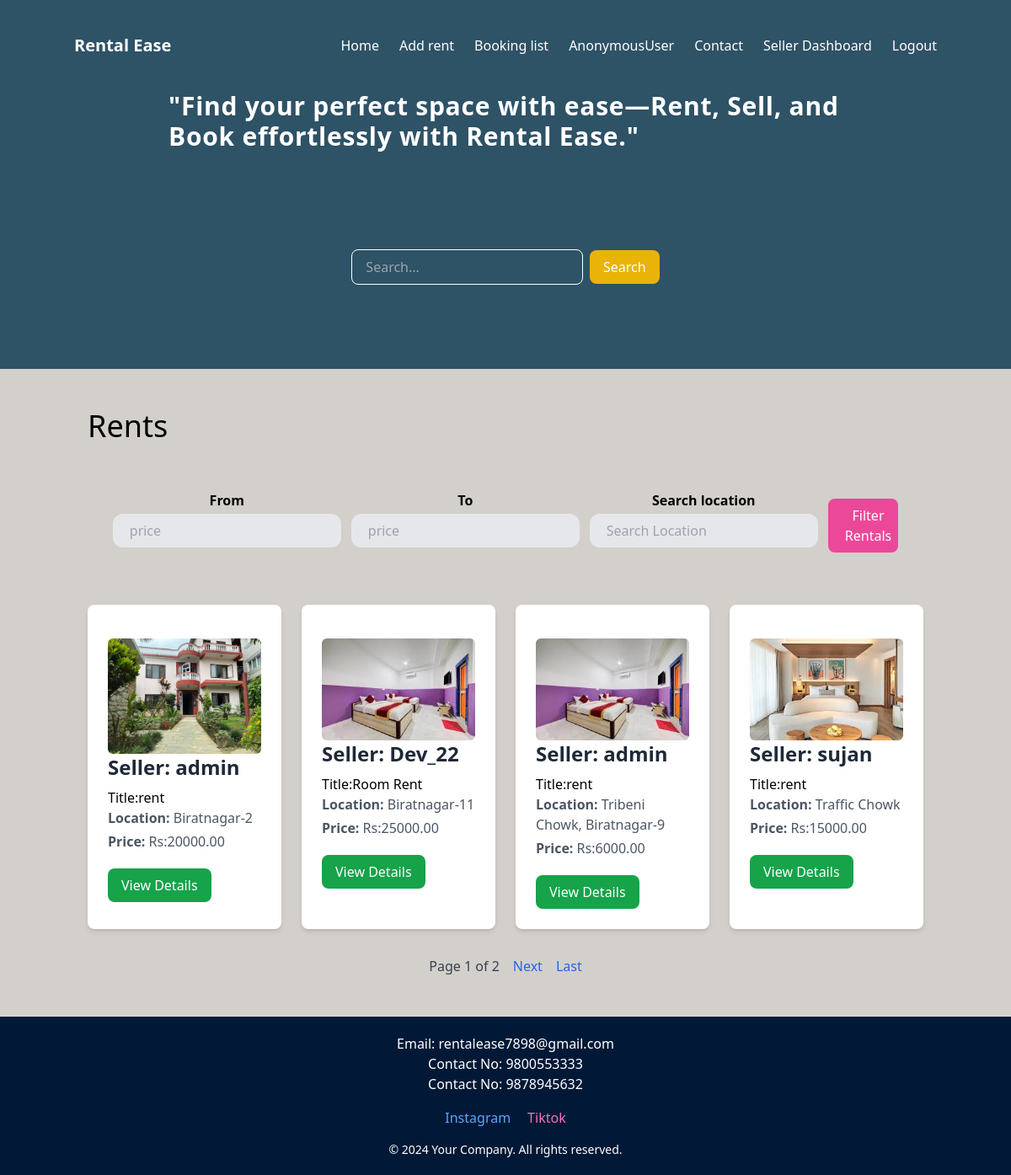
The page / on the database its author committed.
### app/models.py (models this page shows, shortened)
class Property(models.Model):
    seller = models.ForeignKey(User, on_delete=models.CASCADE, related_name='properties',default=True)
    title = models.CharField(max_length=255)
    description = models.TextField()
    price = models.DecimalField(max_digits=10, decimal_places=2)
    location = models.CharField(max_length=255)
    approval_status = models.CharField(
        max_length=10,
        choices=[('approved', 'Approved'), ('rejected', 'Rejected'), ('pending', 'Pending')],
        default='pending'
    )
    is_available = models.BooleanField(default=True)
    is_booked = models.BooleanField(default=False)
    image = models.ImageField(upload_to='property_images/', blank=True, null=True)
    slug = models.SlugField(unique=True, blank=True)  # Unique slug for the property

### app/views.py (the view)
# urls.py: path('',home_page,name='home'),
def home_page(request):
    property=Property.objects.all()
    search=request.GET.get('search')
    if search:
        property=property.filter(title__icontains=search)
    from_ = request.GET.get('from')
    to_ = request.GET.get('to')
    location = request.GET.get('location')
    if from_ and to_:
        property = property.filter(price__gte=from_, price__lt=to_)
    elif from_:
        property = property.filter(price__gte=from_)
    elif to_:
        property = property.filter(price__lt=to_)
    if location:
        property = property.filter(location__icontains=location)
    paginator = Paginator(property, 4)  # Show 4 properties per page
    page_number = request.GET.get('page')  # Get the page number from URL
    page_obj = paginator.get_page(page_number)  # Get the corresponding page object
    context={
        'property':property,
        'page_obj':page_obj
    }
    return render(request,'home.html',context)

### app/templates/home.html (shortened to what this page needs)
{% extends 'navbar_footer.html' %} {% block content %}
<body class="bg-[#D3D0CBFF] font-sans">
  <div class="bg-[#2E5266FF]">
    <div class="text-white text-3xl tracking-wide font-semibold mx-[200px]">
      "Find your perfect space with ease—Rent, Sell, and Book effortlessly with
      Rental Ease."
    </div>
    <!-- {% load static %}
    <img src="{% static 'images/cat.jpeg' %}" alt="My image" /> -->
    <form method="search">
      <div
        class="container mx-auto mt-4 flex justify-center items-center space-x-2 bg-[#2E5266FF] p-[100px]"
      >
        <input
          type="text"
          placeholder="Search..."
          name="search"
          class="px-4 py-2 rounded-lg border bg-[#2E5266FF] border-white w-3/4 sm:w-1/2 md:w-1/3"
        />
        <button
          type="submit"
          class="px-4 py-2 bg-yellow-500 text-white rounded-lg hover:bg-yellow-600"
        >
          Search
        </button>
      </div>
    </form>
  </div>
  <div class="container mx-auto px-4 py-12">
    <h1 class="text-4xl">Rents</h1>
    <div class="container w-full h-auto mb-3 p-[50px]">
      <form
        id="filterForm"
        action="/"
        class="flex sm:flex-row flex-col justify-center gap-3 items-center"
        method="get"
      >
        <div class="flex gap-1 flex-col items-center">
          <label for="startdate" class="font-bold">From</label>
          <input
            type="Number"
            id="from"
            placeholder="price"
            class="p-2 px-5 bg-gray-200 border-1 rounded-xl border-gray-300"
            name="from"
            value="{{ request.GET.from }}"
          />
        </div>
        <div class="flex gap-1 flex-col items-center">
          <label for="enddate" class="font-bold">To</label>
          <input
            type="number"
            id="enddate"
            placeholder="price"
            class="p-2 px-5 bg-gray-200 border-1 rounded-xl border-gray-300"
            name="to"
            value="{{ request.GET.to }}"
          />
        </div>
        <div class="flex gap-1 flex-col items-center">
          <label for="searchUser" class="font-bold">Search location</label>
          <input
            type="text"
            id="searchUser"
            placeholder="Search Location"
            class="p-2 px-5 bg-gray-200 border-1 rounded-xl border-gray-300"
            name="location"
            value="{{ request.GET.locations }}"
          />
        </div>
        <button
          class="bg-pink-500 mt-4 p-2 pl-5 rounded-lg hover:bg-indigo-700 text-white"
        >
          Filter Rentals
        </button>
      </form>
    </div>
    <div class="grid gap-6 md:grid-cols-2 lg:grid-cols-4">
      {% if page_obj.object_list %} {% for item in page_obj.object_list %}
      <div
        class="bg-white rounded-lg shadow-md p-6 transform hover:scale-105 transition duration-300"
      >
        {% if item.image %}
        <img
          src="{{ item.image.url }}"
          alt="{{ item.title }}"
          class="mt-4 rounded-md max-w-full max-h-30 object-contain"
        />
        {% endif %}
        <h2 class="text-2xl font-semibold text-gray-800 mb-2">
          Seller: {{ item.seller }}
        </h2>
        <p
          >Title:{{ item.title }}</p
        >
        <p class="text-gray-600 mb-1">
          <strong>Location:</strong> {{ item.location }}
        </p>
        <p class="text-gray-600 mb-1">
          <strong>Price:</strong> Rs:{{ item.price }}
        </p>
        <a
          href="{% url 'book_property' item.slug %}"
          class="inline-block bg-green-600 text-white py-2 px-4 rounded-lg hover:bg-blue-700 transition duration-300 mt-4"
        >
          View Details
        </a>
      </div>
      {% endfor %} {% else %}
      <p class="text-center text-gray-500 col-span-full">
        No properties available at the moment.
      </p>
      {% endif %}
    </div>
    <div class="flex justify-center mt-8">
      <div class="flex items-center space-x-4">
       <span class="text-gray-700">
    Page {{ page_obj.number }} of {{ page_obj.paginator.num_pages }}
</span>
        {% if page_obj.has_next %}
        <a
          href="?page={{ page_obj.next_page_number }}"
          class="text-blue-600 hover:text-blue-700"
          >Next</a
        >
        <a
          href="?page={{ page_obj.paginator.num_pages }}"
          class="text-blue-600 hover:text-blue-700"
          >Last</a
        >
        {% endif %}
      </div>
    </div>
  </div>
</body>
{% endblock %}

### rows shown on the page
Property: image (picture), seller "admin", title "rent", location "Biratnagar-2", price "20000.00"
Property: image (picture), seller "Dev_22", title "Room Rent", location "Biratnagar-11", price "25000.00"
Property: image (picture), seller "admin", title "rent", location "Tribeni Chowk, Biratnagar-9", price "6000.00"
Property: image (picture), seller "sujan", title "rent", location "Traffic Chowk", price "15000.00"

### other values the page prints
{{ request.user }} "AnonymousUser"
{{ page_obj.number }} "1"
{{ page_obj.paginator.num_pages }} "2"
